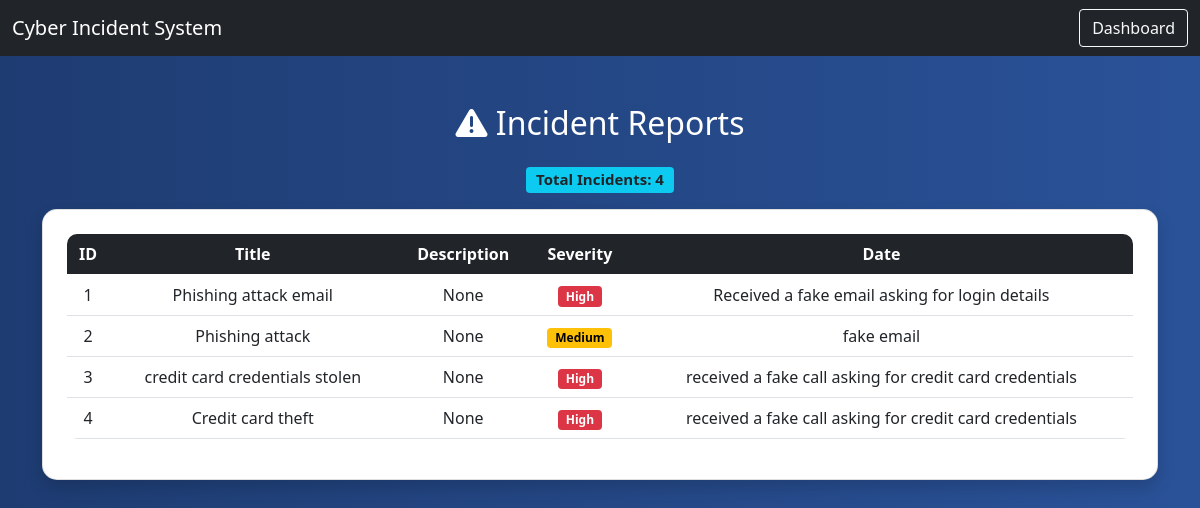
Before: /view with the older database file.
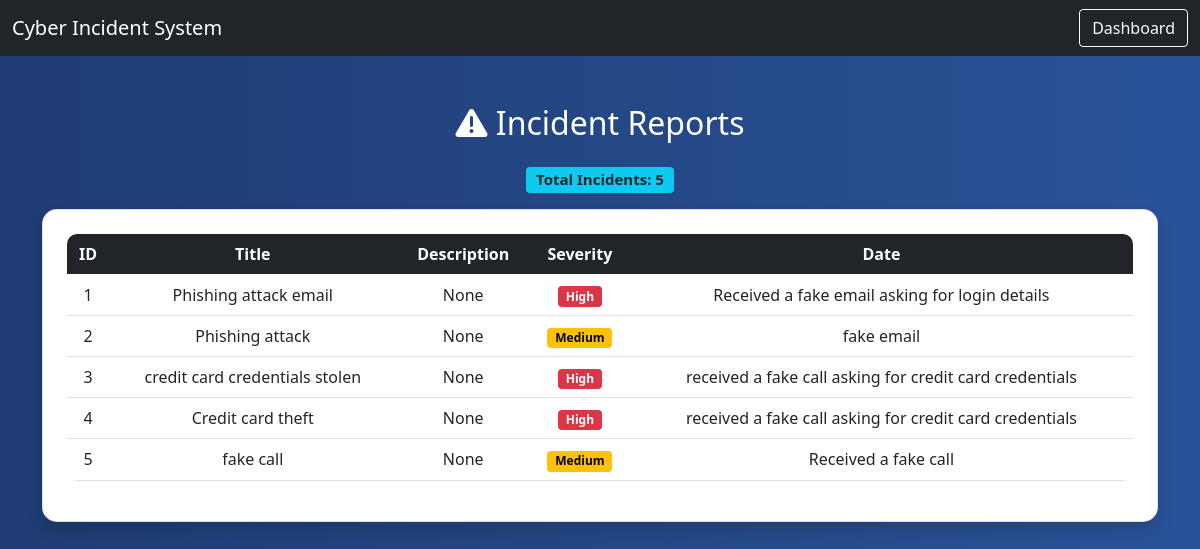
After: the same page with the newer database file.
### tables this page shows
CREATE TABLE incidents (id INTEGER PRIMARY KEY AUTOINCREMENT,title TEXT,
               type TEXT,severity TEXT,description TEXT,status TEXT, date TEXT);

### app.py (the view)
@app.route('/view')
def view():
    conn = get_db()
    incidents = conn.execute("SELECT * FROM incidents").fetchall()
    conn.close()
    return render_template("view.html", incidents=incidents)

### app.py (called while the page is built)
def get_db():
    return sqlite3.connect("database.db")

### templates/view.html (shortened to what this page needs)
<!DOCTYPE html>
<html>
<head>
    <link href="https://cdn.jsdelivr.net/npm/bootstrap@5.0.2/dist/css/bootstrap.min.css" rel="stylesheet">
    <link rel="stylesheet" href="https://cdnjs.cloudflare.com/ajax/libs/font-awesome/6.0.0/css/all.min.css">
</head>
<body>
<nav class="navbar navbar-dark bg-dark">
    <div class="container-fluid">
        <span class="navbar-brand">Cyber Incident System</span>
        <a href="/dashboard" class="btn btn-outline-light">Dashboard</a>
    </div>
</nav>
<div class="container mt-5">
    <h2 class="text-center mb-4">
        <i class="fas fa-exclamation-triangle"></i> Incident Reports
    </h2>
    <h5 class="text-center mb-3">
    <span class="badge bg-info text-dark">
        Total Incidents: {{ incidents|length }}
    </span>
</h5>
    <div class="card shadow p-4 bg-white text-dark">
        <table class="table table-hover text-center align-middle">
            <thead class="table-dark">
                <tr>
                    <th>ID</th>
                    <th>Title</th>
                    <th>Description</th>
                    <th>Severity</th>
                    <th>Date</th>
                </tr>
            </thead>
            <tbody>
                {% for incident in incidents %}
                <tr>
                    <td>{{ incident[0] }}</td>
                    <td>{{ incident[1] }}</td>
                    <td>{{ incident[2] }}</td>
                    <td>
                        {% if incident[3] == 'Low' %}
                            <span class="badge badge-low">Low</span>
                        {% elif incident[3] == 'Medium' %}
                            <span class="badge badge-medium">Medium</span>
                        {% else %}
                            <span class="badge badge-high">High</span>
                        {% endif %}
                    </td>
                    <td>{{ incident[4] }}</td>
                </tr>
                {% endfor %}
            </tbody>
        </table>
    </div>
</div>
</body>
</html>

### templates/view.html (style rules this page uses)
body { background: linear-gradient(to right, #1e3c72, #2a5298); color: white; }
.card { border-radius: 15px; }
.table { border-radius: 10px; overflow: hidden; }
.badge-medium { background-color: #ffc107; color: black; }
.badge-high { background-color: #dc3545; }

Changed rows visible on the page:
added incidents: id "5", title "fake call", incident "None", severity "Medium", description "Received a fake call"
Other visible differences:
{{ incidents|length }}: "4" → "5"
